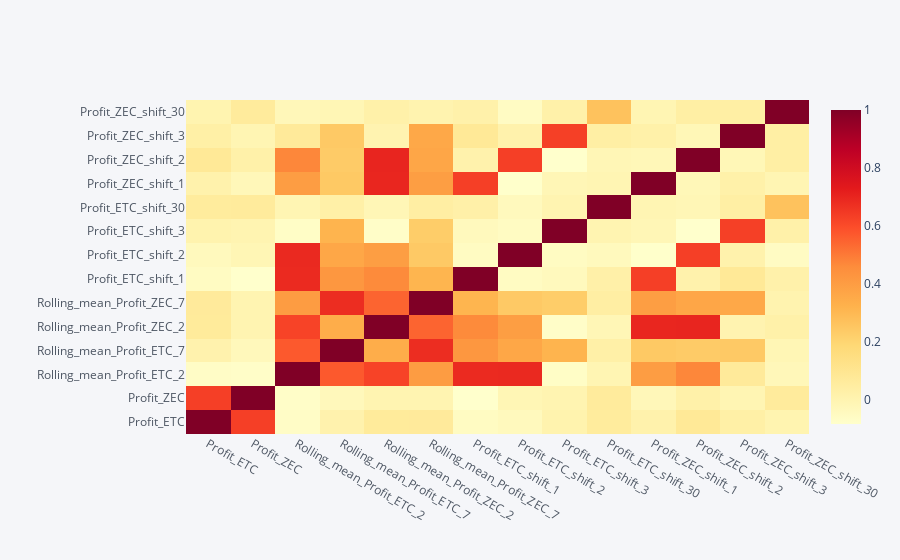

Here is the notebook cell this chart was saved with:
### Code cell
df[['Profit_ETC',
       'Profit_ZEC', 'Rolling_mean_Profit_ETC_2', 'Rolling_mean_Profit_ETC_7',
    'Rolling_mean_Profit_ZEC_2', 'Rolling_mean_Profit_ZEC_7',
    'Profit_ETC_shift_1', 'Profit_ETC_shift_2', 'Profit_ETC_shift_3','Profit_ETC_shift_30',
    'Profit_ZEC_shift_1', 'Profit_ZEC_shift_2', 'Profit_ZEC_shift_3','Profit_ZEC_shift_30'
   ]].corr().iplot(kind='heatmap',colorscale='ylorrd')

### Figure 1 — Plotly figure (JSON) as saved in the notebook; plotly's stock layout.template omitted (floating-point values rounded to 4 significant figures; data arrays with more than 128 entries replaced by an {"elided": "..."} marker saying what was removed)
{"data": [{"colorscale": [[0, "rgb(255,255,204)"], [0.125, "rgb(255,237,160)"], [0.25, "rgb(254,217,118)"], [0.375, "rgb(254,178,76)"], [0.5, "rgb(253,141,60)"], [0.625, "rgb(252,78,42)"], [0.75, "rgb(227,26,28)"], [0.875, "rgb(189,0,38)"], [1, "rgb(128,0,38)"]], "type": "heatmap", "x": ["Profit_ETC", "Profit_ZEC", "Rolling_mean_Profit_ETC_2", "Rolling_mean_Profit_ETC_7", "Rolling_mean_Profit_ZEC_2", "Rolling_mean_Profit_ZEC_7", "Profit_ETC_shift_1", "Profit_ETC_shift_2", "Profit_ETC_shift_3", "Profit_ETC_shift_30", "Profit_ZEC_shift_1", "Profit_ZEC_shift_2", "Profit_ZEC_shift_3", "Profit_ZEC_shift_30"], "y": ["Profit_ETC", "Profit_ZEC", "Rolling_mean_Profit_ETC_2", "Rolling_mean_Profit_ETC_7", "Rolling_mean_Profit_ZEC_2", "Rolling_mean_Profit_ZEC_7", "Profit_ETC_shift_1", "Profit_ETC_shift_2", "Profit_ETC_shift_3", "Profit_ETC_shift_30", "Profit_ZEC_shift_1", "Profit_ZEC_shift_2", "Profit_ZEC_shift_3", "Profit_ZEC_shift_30"], "z": {"elided": "14x14 float values"}, "zmax": 1, "zmin": -0.0837}], "layout": {"legend": {"bgcolor": "#F5F6F9", "font": {"color": "#4D5663"}}, "paper_bgcolor": "#F5F6F9", "plot_bgcolor": "#F5F6F9", "title": {"font": {"color": "#4D5663"}}, "xaxis": {"gridcolor": "#E1E5ED", "showgrid": true, "tickfont": {"color": "#4D5663"}, "title": {"font": {"color": "#4D5663"}, "text": ""}, "zerolinecolor": "#E1E5ED"}, "yaxis": {"gridcolor": "#E1E5ED", "showgrid": true, "tickfont": {"color": "#4D5663"}, "title": {"font": {"color": "#4D5663"}, "text": ""}, "zerolinecolor": "#E1E5ED"}}}
